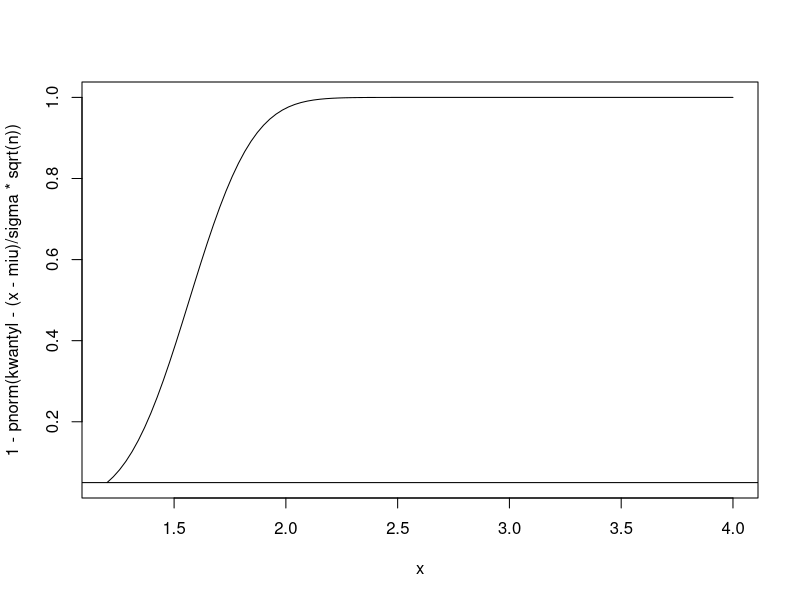

Write the R code that produced this figure.
chisq.test(c(73,74,34,19), p=c(1/4,1/4,1/4,1/4))

chisq.test(c(73,74,34,19),p=c(.367,.371,.186,.076))


p_value<-1-pchisq(1.228,3)


#do badania zaleznosci

#5.10
#test na niezaleznosc

n<-450
wyzsze<-c(80,115,55)
podst<-c(95,70,35)
macierz<-rbind(wyzsze,podst)
ncol(macierz)
nrow(macierz)
chisq.test(macierz)


x<-rexp(10,1)
shapiro.test(x)
lambda<-1/mean(x)
ks.test(x,"pexp",lambda)

?ks.test()

#graficzne przedstawienie funkcji mocy


?aov
?anova



sigma<-1
miu=1.2

kwantyl<-qnorm(0.95)
n<-20
curve(1-pnorm(kwantyl-(x-miu)/sigma*sqrt(n)), xlim=c(miu,4) )
abline(h=0.05)
